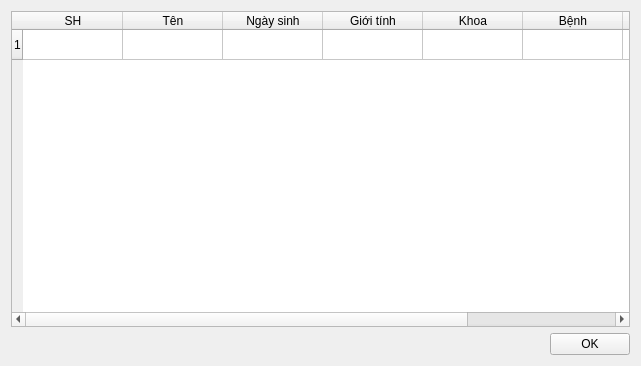
<?xml version="1.0" encoding="UTF-8"?>
<ui version="4.0">
 <class>PatientFullList</class>
 <widget class="QWidget" name="PatientFullList">
  <property name="geometry">
   <rect>
    <x>0</x>
    <y>0</y>
    <width>641</width>
    <height>366</height>
   </rect>
  </property>
  <property name="windowTitle">
   <string>Form</string>
  </property>
  <layout class="QVBoxLayout" name="verticalLayout">
   <item>
    <widget class="QTableWidget" name="tableWidget">
     <row>
      <property name="text">
       <string>1</string>
      </property>
     </row>
     <column>
      <property name="text">
       <string>SH</string>
      </property>
     </column>
     <column>
      <property name="text">
       <string>Tên</string>
      </property>
     </column>
     <column>
      <property name="text">
       <string>Ngày sinh</string>
      </property>
     </column>
     <column>
      <property name="text">
       <string>Giới tính</string>
      </property>
     </column>
     <column>
      <property name="text">
       <string>Khoa</string>
      </property>
     </column>
     <column>
      <property name="text">
       <string>Bệnh</string>
      </property>
     </column>
     <column>
      <property name="text">
       <string>Phòng</string>
      </property>
     </column>
     <column>
      <property name="text">
       <string>Viện phí (nghìn đồng)</string>
      </property>
     </column>
    </widget>
   </item>
   <item>
    <layout class="QHBoxLayout" name="horizontalLayout">
     <item>
      <spacer name="horizontalSpacer">
       <property name="orientation">
        <enum>Qt::Horizontal</enum>
       </property>
       <property name="sizeHint" stdset="0">
        <size>
         <width>40</width>
         <height>20</height>
        </size>
       </property>
      </spacer>
     </item>
     <item>
      <widget class="QPushButton" name="pushButton">
       <property name="text">
        <string>OK</string>
       </property>
      </widget>
     </item>
    </layout>
   </item>
  </layout>
 </widget>
 <resources/>
 <connections/>
</ui>
